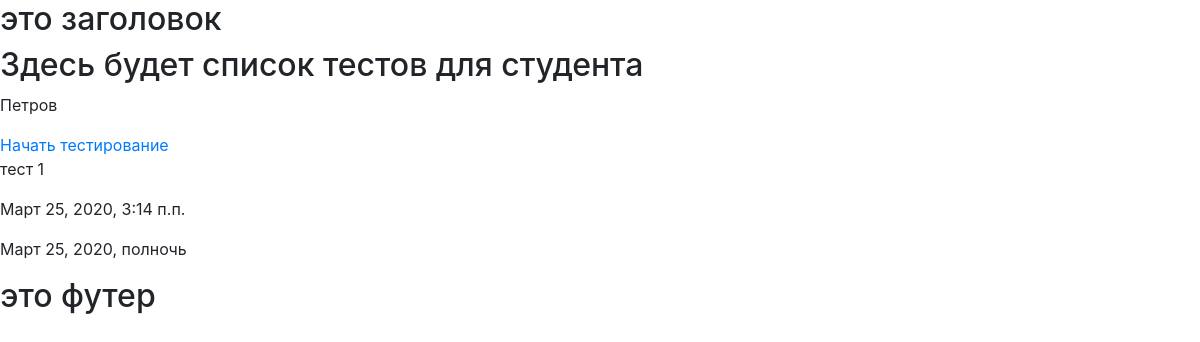
Screenshot of /testing/ with the database file from the repository.
### testing/models.py (models this page shows, shortened)
class Student(models.Model):
    id = models.AutoField(primary_key=True, null=False, blank=False)
    login = models.CharField(blank=False, null=False, max_length=200, verbose_name='логин/фамилия студента')
    group = models.ForeignKey(Group, on_delete=models.DO_NOTHING, verbose_name='группа')
    def __str__(self):
        return self.login
    class Meta:
        db_table = 'student'
        verbose_name = 'Студент'
        verbose_name_plural = 'Студенты'

class StudTest(models.Model):
    id = models.AutoField(primary_key=True, null=False, blank=False)
    test_name = models.CharField(max_length=1000, null=False, blank=False, verbose_name='название теста')
    test_desc = models.TextField(null=False, blank=False, verbose_name='краткое описание')
    available = models.BooleanField(default=False, verbose_name='тест доступен')
    test_available_start = models.DateTimeField(verbose_name='дата и время начала теста')
    test_available_end = models.DateTimeField(verbose_name='дата и время окончания теста')
    requests = models.ManyToManyField('Question', verbose_name='вопросы к тесту')
    topic = models.ForeignKey(Topic, null=True, blank=True, on_delete=models.SET_NULL, verbose_name='выбор темы')
    max_questions = models.IntegerField(null=True, blank=True, verbose_name='количество вопросов')
    class Meta:
        db_table = 'stud_test'
        verbose_name = 'тест'
        verbose_name_plural = 'Тесты'

### testing/views.py (the view)
# urls.py: path('', MainTestPage.as_view(), name='maintestpage'),
class MainTestPage(TemplateView):
    template_name = 'test/maintest.html'
    def get_context_data(self, **kwargs):
        context = super(MainTestPage, self).get_context_data(**kwargs)
        return context
    def get(self, request, *args, **kwargs):
        context = self.get_context_data()
        context['student'] = get_object_or_404(Student, pk=STUDENT_ID)
        tests = GroupTest.objects.filter(group_id=context['student'].group, test_id__available=True)
        context['tests'] = tests.values('test_id__test_name',
                                        'test_id__pk',
                                        'test_id__test_available_start',
                                        'test_id__test_available_end')
        return render(request, self.template_name, context=context)

### templates/test/maintest.html (shortened to what this page needs)
{% extends 'base.html' %}
{% load static %}
{% block content %}
    <h2>Здесь будет список тестов для студента</h2>
    <p>{{ student }}</p>
    {% for test in tests %}
        <a href="{% url 'testpage' test.test_id__pk %}">Начать тестирование</a>
        <p>{{ test.test_id__test_name }}</p>
        <p>{{ test.test_id__test_available_start }}</p>
        <p>{{ test.test_id__test_available_end }}</p>
    {% endfor %}
{% endblock %}

### rows the page displays
Student: login "Петров"
StudTest: test_id__test_name "тест 1", test_id__test_available_start "Март 25, 2020, 3:14 п.п.", test_id__test_available_end "Март 25, 2020, полночь"
